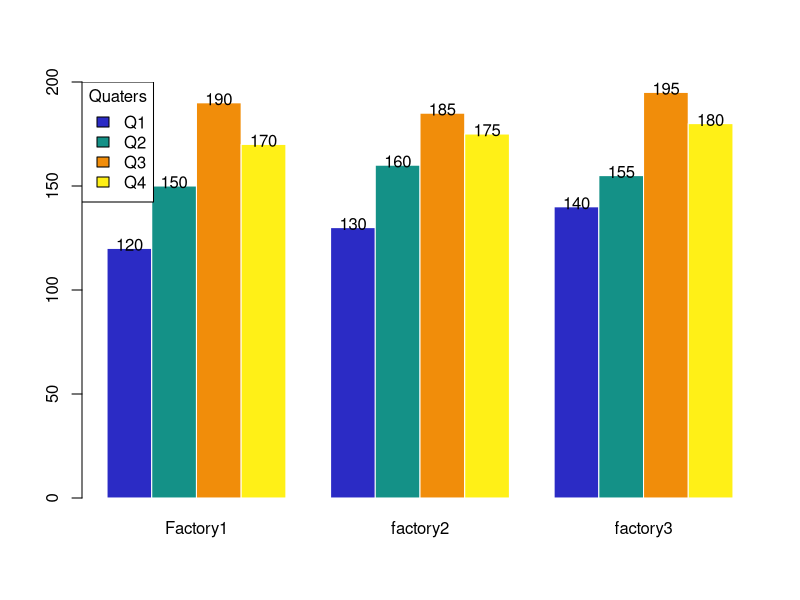
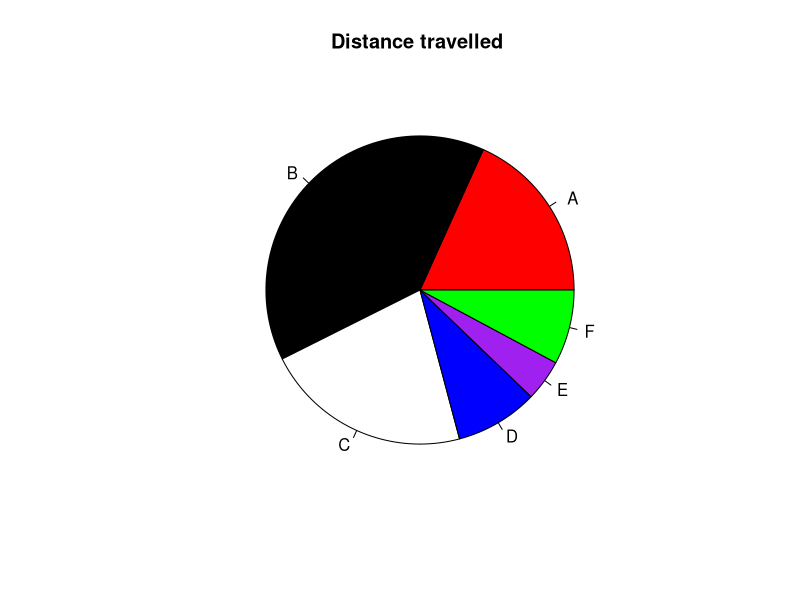

The R source for these figures, in order:
# students <- c("Roshan", "Abi", "Akash", "Sujay", "Bhumika")
# maths <- c(80, 70, 90, 56, 74)
# science <- c(85, 75, 95, 68, 77)

# scores <- rbind(maths, science)
# scores

# barplot(scores,
#   beside = TRUE, # grouped bars
#   names.arg = students,
#   ylim = c(0, 100),
#   col = c("red", "green"),
#   main = "Student Scores",
#   width = 0.8,
#   ylab = "Marks"
# )


q1 <- c(120, 130, 140)
q2 <- c(150, 160, 155)
q4 <- c(170, 175, 180)
q3 <- c(190, 185, 195)

factories <- c("Factory1", "factory2", "factory3")

quater <- rbind(q1, q2, q3, q4)
bp <- barplot(
  quater,
  beside = TRUE,
  ylim = c(0, 200),
  col = c("#2b2bc5", "#149187", "#f18d0a", "#fff017"),
  border = 0,
  names.arg = factories
)

text(
  x = bp,
  y = quater + 2,
  label = quater
)
legend(
  "topleft",
  legend = c("Q1", "Q2", "Q3", "Q4"),
  fill = c("#2b2bc5", "#149187", "#f18d0a", "#fff017"),
  title = "Quaters"
)


x = c(210,450,250,100,50,90)
y= c(' A','B','C','D','E','F')

pie(
  x,
  y,
  col=c("red","black","white","blue","purple","green"),
   main="Distance travelled "
)

